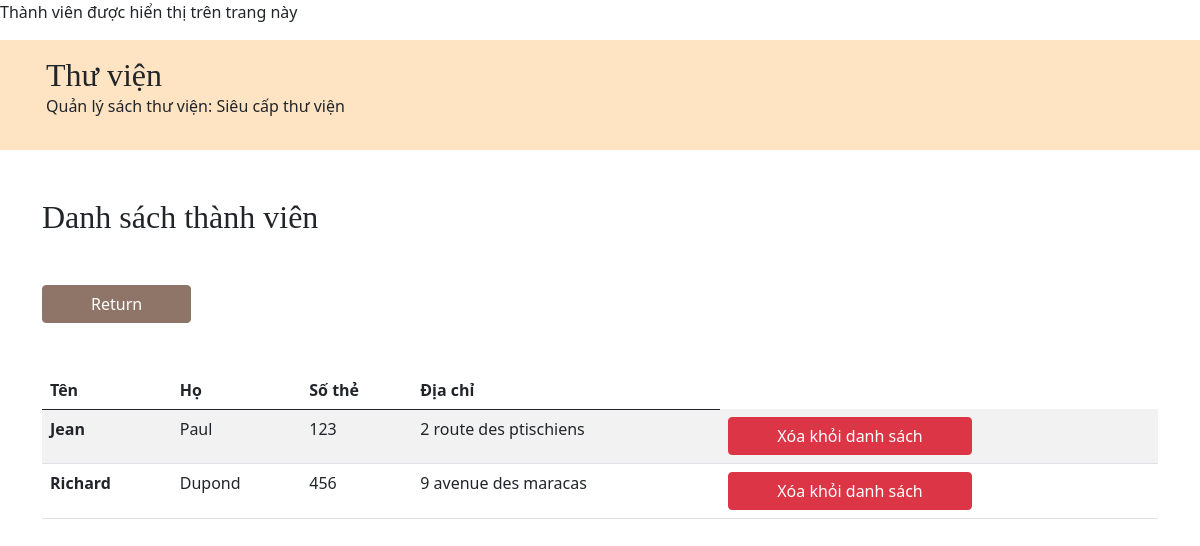
The app's page /peoples.php with its own data.
### tables this page shows
CREATE TABLE People (
  id int(10) UNSIGNED NOT NULL AUTO_INCREMENT,
  firstname varchar(255) NOT NULL,
  lastname varchar(255) NOT NULL,
  card_number int(11) NOT NULL,
  adress varchar(255) NOT NULL,
  PRIMARY KEY (id)
);

### peoples.php (called while the page is built)
<?php
require "model/peopleManager.php";
require "model/entity/people.php";
$peopleManager = new PeopleManager();
$people = $peopleManager ->getPeoples();
require "view/peoplesView.php";

### model/peopleManager.php (called while the page is built, shortened)
<?php
class PeopleManager {
  private PDO $db;
  public function __construct() {
      $this->db = new PDO('mysql:host=localhost;dbname=library_php', 'root', '');
  }
  public function getPeoples() {
    $response= $this->db->query("SELECT * FROM people");
    $result = $response->fetchAll(PDO::FETCH_ASSOC);
    foreach($result as $key => $people){
        $result[$key] = new People($people);
    }
    return $result;
  }
}

### model/entity/entity.php (called while the page is built, shortened)
<?php
abstract class Entity {
  protected ?int $id;
  public function getId():int
  {
      return $this->id;
  }
  public function setId(int $id):self
  {
      $this->id = $id;
      return $this;
  }
  protected function hydrate(array $data) {
    foreach ($data as $key => $value) {
      $method = "set" . ucfirst($key);
      if(method_exists($this, $method)) {
        $value = htmlspecialchars($value);
      }
    }
  }
}
 ?>

### model/entity/people.php (called while the page is built, shortened)
<?php
require_once "model/entity/entity.php";
class People extends Entity {
    protected string $firstname;
    protected string $lastname;
    protected int $card_number;
    protected string $adress;
    public function setFirstname(string $firstname) {
        $this->firstname = $firstname;
    }
    public function getFirstname():string{
        return $this->firstname;
    }
    public function setLastname(string $lastname) {
        $this->lastname = $lastname;
    }
    public function getLastname():string{
        return $this->lastname;
    }
    public function setCard_number(int $card_number) {
        $this->card_number = $card_number;
    }
    public function getCard_number():int{
        return $this->card_number;
    }
    public function setAdress(string $adress) {
        $this->adress = $adress;
    }
    public function getAdress():string{
        return $this->adress;
    }
}

### view/peoplesView.php (the view)
<p>Thành viên được hiển thị trên trang này
</p>
<?php
require "layout/header.php";
?>
<h1 class="my-5">Danh sách thành viên</h1>
<a class="btn btn-dark text-white px-5 mb-5" href="index.php">Return</a>
<table class="table table-striped ">
  <thead>
    <tr>
      <th scope="col">Tên</th>
      <th scope="col">Họ</th>
      <th scope="col">Số thẻ</th>
      <th scope="col">Địa chỉ</th>
    </tr>
  </thead>
  <tbody>
    <tr>
    <?php foreach($people as $people): ?>
        <th scope="row"><?php echo $people->getfirstname(); ?></th>
        <td><?php echo $people->getlastname(); ?></td>
        <td><?php echo $people->getCard_number(); ?></td>
        <td><?php echo $people->getAdress(); ?></td>
       <td><a class="btn btn-danger text-white px-5" href="deletepeople.php?index=<?php echo $people->getId();?>">Xóa khỏi danh sách </a></td>
    </tr>
    <?php endforeach ?>
  </tbody>
</table>
<?php
require "layout/footer.php";
?>

### assets/css/main.css (style rules this page uses)
html { color: #222; font-size: 1em; line-height: 1.4; }
body { min-height:100vh; max-width: 100vw; }
h1 { margin: 0 auto; font-family: "Allura"; }
.btn-dark { background-color: #8E7567; border-color: #8E7567; }

### records on screen
people: firstname "Jean", lastname "Paul", card_number "123", adress "2 route des ptischiens"
people: firstname "Richard", lastname "Dupond", card_number "456", adress "9 avenue des maracas"
